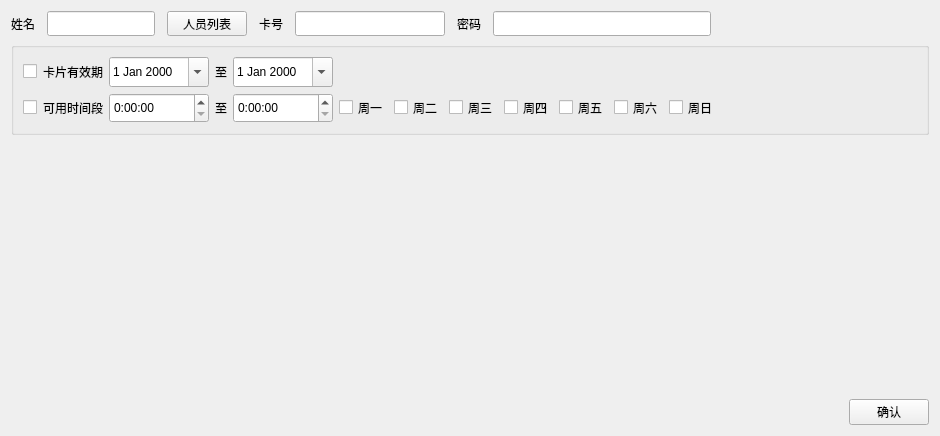
     <widget class="QWidget" name="page_makeadmincard">
      <layout class="QVBoxLayout" name="verticalLayout_30">
       <item>
        <layout class="QHBoxLayout" name="horizontalLayout_44">
         <property name="spacing">
          <number>12</number>
         </property>
         <item>
          <layout class="QHBoxLayout" name="horizontalLayout_50">
           <item>
            <widget class="QLabel" name="label_54">
             <property name="minimumSize">
              <size>
               <width>0</width>
               <height>25</height>
              </size>
             </property>
             <property name="text">
              <string>姓名</string>
             </property>
             <property name="alignment">
              <set>Qt::AlignRight|Qt::AlignTrailing|Qt::AlignVCenter</set>
             </property>
            </widget>
           </item>
           <item>
            <widget class="QLineEdit" name="line_makeadmin_name">
             <property name="sizePolicy">
              <sizepolicy hsizetype="Fixed" vsizetype="Fixed">
               <horstretch>0</horstretch>
               <verstretch>0</verstretch>
              </sizepolicy>
             </property>
             <property name="minimumSize">
              <size>
               <width>0</width>
               <height>25</height>
              </size>
             </property>
             <property name="maximumSize">
              <size>
               <width>200</width>
               <height>25</height>
              </size>
             </property>
             <property name="text">
              <string/>
             </property>
             <property name="readOnly">
              <bool>true</bool>
             </property>
            </widget>
           </item>
           <item>
            <widget class="QPushButton" name="btn_admin_list">
             <property name="minimumSize">
              <size>
               <width>0</width>
               <height>25</height>
              </size>
             </property>
             <property name="maximumSize">
              <size>
               <width>16777215</width>
               <height>25</height>
              </size>
             </property>
             <property name="text">
              <string>人员列表</string>
             </property>
            </widget>
           </item>
          </layout>
         </item>
         <item>
          <layout class="QHBoxLayout" name="horizontalLayout_51">
           <item>
            <widget class="QLabel" name="label_55">
             <property name="text">
              <string>卡号</string>
             </property>
             <property name="alignment">
              <set>Qt::AlignRight|Qt::AlignTrailing|Qt::AlignVCenter</set>
             </property>
            </widget>
           </item>
           <item>
            <widget class="QLineEdit" name="line_makeadmin_cardnum">
             <property name="sizePolicy">
              <sizepolicy hsizetype="Fixed" vsizetype="Fixed">
               <horstretch>0</horstretch>
               <verstretch>0</verstretch>
              </sizepolicy>
             </property>
             <property name="minimumSize">
              <size>
               <width>150</width>
               <height>25</height>
              </size>
             </property>
             <property name="maximumSize">
              <size>
               <width>150</width>
               <height>25</height>
              </size>
             </property>
             <property name="text">
              <string/>
             </property>
             <property name="readOnly">
              <bool>true</bool>
             </property>
            </widget>
           </item>
          </layout>
         </item>
         <item>
          <layout class="QHBoxLayout" name="horizontalLayout_52">
           <item>
            <widget class="QLabel" name="label_58">
             <property name="text">
              <string>密码</string>
             </property>
             <property name="alignment">
              <set>Qt::AlignRight|Qt::AlignTrailing|Qt::AlignVCenter</set>
             </property>
            </widget>
           </item>
           <item>
            <widget class="QLineEdit" name="line_makeadmin_password">
             <property name="minimumSize">
              <size>
               <width>0</width>
               <height>25</height>
              </size>
             </property>
             <property name="maximumSize">
              <size>
               <width>16777215</width>
               <height>25</height>
              </size>
             </property>
             <property name="text">
              <string/>
             </property>
             <property name="echoMode">
              <enum>QLineEdit::Normal</enum>
             </property>
             <property name="readOnly">
              <bool>true</bool>
             </property>
            </widget>
           </item>
           <item>
            <spacer name="horizontalSpacer_28">
             <property name="orientation">
              <enum>Qt::Horizontal</enum>
             </property>
             <property name="sizeHint" stdset="0">
              <size>
               <width>40</width>
               <height>20</height>
              </size>
             </property>
            </spacer>
           </item>
          </layout>
         </item>
        </layout>
       </item>
       <item>
        <widget class="QGroupBox" name="groupBox_3">
         <property name="title">
          <string/>
         </property>
         <layout class="QVBoxLayout" name="verticalLayout_38">
          <item>
           <layout class="QHBoxLayout" name="horizontalLayout_72">
            <item>
             <widget class="QCheckBox" name="checkBox_admin_cardValidtime">
              <property name="text">
               <string/>
              </property>
              <property name="checkable">
               <bool>true</bool>
              </property>
              <property name="checked">
               <bool>false</bool>
              </property>
             </widget>
            </item>
            <item>
             <layout class="QHBoxLayout" name="horizontalLayout_58">
              <property name="spacing">
               <number>0</number>
              </property>
              <item>
               <widget class="QWidget" name="widget_admin_cardvalidtime" native="true">
                <property name="minimumSize">
                 <size>
                  <width>100</width>
                  <height>30</height>
                 </size>
                </property>
                <layout class="QHBoxLayout" name="horizontalLayout_71">
                 <property name="spacing">
                  <number>6</number>
                 </property>
                 <property name="leftMargin">
                  <number>0</number>
                 </property>
                 <property name="topMargin">
                  <number>0</number>
                 </property>
                 <property name="rightMargin">
                  <number>0</number>
                 </property>
                 <property name="bottomMargin">
                  <number>0</number>
                 </property>
                 <item>
                  <widget class="QLabel" name="label_43">
                   <property name="minimumSize">
                    <size>
                     <width>60</width>
                     <height>25</height>
                    </size>
                   </property>
                   <property name="maximumSize">
                    <size>
                     <width>60</width>
                     <height>25</height>
                    </size>
                   </property>
                   <property name="text">
                    <string>卡片有效期</string>
                   </property>
                   <property name="alignment">
                    <set>Qt::AlignRight|Qt::AlignTrailing|Qt::AlignVCenter</set>
                   </property>
                  </widget>
                 </item>
                 <item>
                  <widget class="QDateEdit" name="date_admincard_start">
                   <property name="sizePolicy">
                    <sizepolicy hsizetype="Expanding" vsizetype="Preferred">
                     <horstretch>0</horstretch>
                     <verstretch>0</verstretch>
                    </sizepolicy>
                   </property>
                   <property name="minimumSize">
                    <size>
                     <width>100</width>
                     <height>30</height>
                    </size>
                   </property>
                   <property name="maximumSize">
                    <size>
                     <width>100</width>
                     <height>30</height>
                    </size>
                   </property>
                   <property name="minimumDate">
                    <date>
                     <year>2000</year>
                     <month>1</month>
                     <day>1</day>
                    </date>
                   </property>
                   <property name="calendarPopup">
                    <bool>true</bool>
                   </property>
                  </widget>
                 </item>
                 <item>
                  <widget class="QLabel" name="label_44">
                   <property name="minimumSize">
                    <size>
                     <width>0</width>
                     <height>25</height>
                    </size>
                   </property>
                   <property name="maximumSize">
                    <size>
                     <width>30</width>
                     <height>25</height>
                    </size>
                   </property>
                   <property name="text">
                    <string>至</string>
                   </property>
                   <property name="alignment">
                    <set>Qt::AlignRight|Qt::AlignTrailing|Qt::AlignVCenter</set>
                   </property>
                  </widget>
                 </item>
                 <item>
                  <widget class="QDateEdit" name="date_admincard_end">
                   <property name="sizePolicy">
                    <sizepolicy hsizetype="Expanding" vsizetype="Preferred">
                     <horstretch>0</horstretch>
                     <verstretch>0</verstretch>
                    </sizepolicy>
                   </property>
                   <property name="minimumSize">
                    <size>
                     <width>100</width>
                     <height>30</height>
                    </size>
                   </property>
                   <property name="maximumSize">
                    <size>
                     <width>100</width>
                     <height>30</height>
                    </size>
                   </property>
                   <property name="minimumDate">
                    <date>
                     <year>2000</year>
                     <month>1</month>
                     <day>1</day>
                    </date>
                   </property>
                   <property name="calendarPopup">
                    <bool>true</bool>
                   </property>
                  </widget>
                 </item>
                 <item>
                  <spacer name="horizontalSpacer_37">
                   <property name="orientation">
                    <enum>Qt::Horizontal</enum>
                   </property>
                   <property name="sizeHint" stdset="0">
                    <size>
                     <width>40</width>
                     <height>20</height>
                    </size>
                   </property>
                  </spacer>
                 </item>
                </layout>
               </widget>
              </item>
             </layout>
            </item>
           </layout>
          </item>
          <item>
           <layout class="QHBoxLayout" name="horizontalLayout_73">
            <item>
             <widget class="QCheckBox" name="checkBox_admin_availabletime">
              <property name="sizePolicy">
               <sizepolicy hsizetype="Fixed" vsizetype="Fixed">
                <horstretch>0</horstretch>
                <verstretch>0</verstretch>
               </sizepolicy>
              </property>
              <property name="text">
               <string/>
              </property>
             </widget>
            </item>
            <item>
             <layout class="QHBoxLayout" name="horizontalLayout_59">
              <item>
               <widget class="QWidget" name="widget_admin_availabletime" native="true">
                <property name="minimumSize">
                 <size>
                  <width>100</width>
                  <height>30</height>
                 </size>
                </property>
                <layout class="QHBoxLayout" name="horizontalLayout_74">
                 <property name="leftMargin">
                  <number>0</number>
                 </property>
                 <property name="topMargin">
                  <number>0</number>
                 </property>
                 <property name="rightMargin">
                  <number>0</number>
                 </property>
                 <property name="bottomMargin">
                  <number>0</number>
                 </property>
                 <item>
                  <widget class="QLabel" name="label_42">
                   <property name="minimumSize">
                    <size>
                     <width>60</width>
                     <height>25</height>
                    </size>
                   </property>
                   <property name="maximumSize">
                    <size>
                     <width>60</width>
                     <height>25</height>
                    </size>
                   </property>
                   <property name="text">
                    <string>可用时间段</string>
                   </property>
                   <property name="alignment">
                    <set>Qt::AlignRight|Qt::AlignTrailing|Qt::AlignVCenter</set>
                   </property>
                  </widget>
                 </item>
                 <item>
                  <widget class="QTimeEdit" name="time_admincard_start">
                   <property name="sizePolicy">
                    <sizepolicy hsizetype="Expanding" vsizetype="Preferred">
                     <horstretch>0</horstretch>
                     <verstretch>0</verstretch>
                    </sizepolicy>
                   </property>
                   <property name="minimumSize">
                    <size>
                     <width>100</width>
                     <height>30</height>
                    </size>
                   </property>
                   <property name="maximumSize">
                    <size>
                     <width>100</width>
                     <height>30</height>
                    </size>
                   </property>
                   <property name="displayFormat">
                    <string>H:mm:ss</string>
                   </property>
                   <property name="calendarPopup">
                    <bool>true</bool>
                   </property>
                  </widget>
                 </item>
                 <item>
                  <widget class="QLabel" name="label_41">
                   <property name="minimumSize">
                    <size>
                     <width>0</width>
                     <height>25</height>
                    </size>
                   </property>
                   <property name="maximumSize">
                    <size>
                     <width>16777215</width>
                     <height>25</height>
                    </size>
                   </property>
                   <property name="text">
                    <string>至</string>
                   </property>
                   <property name="alignment">
                    <set>Qt::AlignRight|Qt::AlignTrailing|Qt::AlignVCenter</set>
                   </property>
                  </widget>
                 </item>
                 <item>
                  <widget class="QTimeEdit" name="time_admincard_end">
                   <property name="sizePolicy">
                    <sizepolicy hsizetype="Expanding" vsizetype="Preferred">
                     <horstretch>0</horstretch>
                     <verstretch>0</verstretch>
                    </sizepolicy>
                   </property>
                   <property name="minimumSize">
                    <size>
                     <width>100</width>
                     <height>30</height>
                    </size>
                   </property>
                   <property name="maximumSize">
                    <size>
                     <width>100</width>
                     <height>30</height>
                    </size>
                   </property>
                   <property name="displayFormat">
                    <string>H:mm:ss</string>
                   </property>
                   <property name="calendarPopup">
                    <bool>true</bool>
                   </property>
                  </widget>
                 </item>
                 <item>
                  <widget class="QCheckBox" name="check_admincard_week_1">
                   <property name="minimumSize">
                    <size>
                     <width>0</width>
                     <height>25</height>
                    </size>
                   </property>
                   <property name="maximumSize">
                    <size>
                     <width>16777215</width>
                     <height>25</height>
                    </size>
                   </property>
                   <property name="text">
                    <string>周一</string>
                   </property>
                   <property name="tristate">
                    <bool>false</bool>
                   </property>
                  </widget>
                 </item>
                 <item>
                  <widget class="QCheckBox" name="check_admincard_week_2">
                   <property name="minimumSize">
                    <size>
                     <width>0</width>
                     <height>25</height>
                    </size>
                   </property>
                   <property name="maximumSize">
                    <size>
                     <width>16777215</width>
                     <height>25</height>
                    </size>
                   </property>
                   <property name="text">
                    <string>周二</string>
                   </property>
                   <property name="checkable">
                    <bool>true</bool>
                   </property>
                  </widget>
                 </item>
                 <item>
                  <widget class="QCheckBox" name="check_admincard_week_3">
                   <property name="minimumSize">
                    <size>
                     <width>0</width>
                     <height>25</height>
                    </size>
                   </property>
                   <property name="maximumSize">
                    <size>
                     <width>16777215</width>
                     <height>25</height>
                    </size>
                   </property>
                   <property name="text">
                    <string>周三</string>
                   </property>
                  </widget>
                 </item>
                 <item>
                  <widget class="QCheckBox" name="check_admincard_week_4">
                   <property name="minimumSize">
                    <size>
                     <width>0</width>
                     <height>25</height>
                    </size>
                   </property>
                   <property name="maximumSize">
                    <size>
                     <width>16777215</width>
                     <height>25</height>
                    </size>
                   </property>
                   <property name="text">
                    <string>周四</string>
                   </property>
                  </widget>
                 </item>
                 <item>
                  <widget class="QCheckBox" name="check_admincard_week_5">
                   <property name="minimumSize">
                    <size>
                     <width>0</width>
                     <height>25</height>
                    </size>
                   </property>
                   <property name="maximumSize">
                    <size>
                     <width>16777215</width>
                     <height>25</height>
                    </size>
                   </property>
                   <property name="text">
                    <string>周五</string>
                   </property>
                  </widget>
                 </item>
                 <item>
                  <widget class="QCheckBox" name="check_admincard_week_6">
                   <property name="minimumSize">
                    <size>
                     <width>0</width>
                     <height>25</height>
                    </size>
                   </property>
                   <property name="maximumSize">
                    <size>
                     <width>16777215</width>
                     <height>25</height>
                    </size>
                   </property>
                   <property name="text">
                    <string>周六</string>
                   </property>
                  </widget>
                 </item>
                 <item>
                  <widget class="QCheckBox" name="check_admincard_week_7">
                   <property name="minimumSize">
                    <size>
                     <width>0</width>
                     <height>25</height>
                    </size>
                   </property>
                   <property name="maximumSize">
                    <size>
                     <width>16777215</width>
                     <height>25</height>
                    </size>
                   </property>
                   <property name="text">
                    <string>周日</string>
                   </property>
                  </widget>
                 </item>
                 <item>
                  <spacer name="horizontalSpacer">
                   <property name="orientation">
                    <enum>Qt::Horizontal</enum>
                   </property>
                   <property name="sizeHint" stdset="0">
                    <size>
                     <width>199</width>
                     <height>20</height>
                    </size>
                   </property>
                  </spacer>
                 </item>
                </layout>
                <zorder>check_admincard_week_7</zorder>
                <zorder>check_admincard_week_2</zorder>
                <zorder>check_admincard_week_5</zorder>
                <zorder>label_41</zorder>
                <zorder>check_admincard_week_4</zorder>
                <zorder>time_admincard_end</zorder>
                <zorder>check_admincard_week_1</zorder>
                <zorder>check_admincard_week_6</zorder>
                <zorder>label_42</zorder>
                <zorder>time_admincard_start</zorder>
                <zorder>check_admincard_week_3</zorder>
                <zorder>horizontalSpacer</zorder>
               </widget>
              </item>
             </layout>
            </item>
           </layout>
          </item>
         </layout>
        </widget>
       </item>
       <item>
        <spacer name="verticalSpacer_9">
         <property name="orientation">
          <enum>Qt::Vertical</enum>
         </property>
         <property name="sizeHint" stdset="0">
          <size>
           <width>20</width>
           <height>258</height>
          </size>
         </property>
        </spacer>
       </item>
       <item>
        <layout class="QHBoxLayout" name="horizontalLayout_46">
         <property name="spacing">
          <number>2</number>
         </property>
         <item>
          <spacer name="horizontalSpacer_26">
           <property name="orientation">
            <enum>Qt::Horizontal</enum>
           </property>
           <property name="sizeHint" stdset="0">
            <size>
             <width>40</width>
             <height>20</height>
            </size>
           </property>
          </spacer>
         </item>
         <item>
          <widget class="QPushButton" name="btn_makeadmincard_ok">
           <property name="minimumSize">
            <size>
             <width>0</width>
             <height>25</height>
            </size>
           </property>
           <property name="text">
            <string>确认</string>
           </property>
          </widget>
         </item>
        </layout>
       </item>
      </layout>
     </widget>
